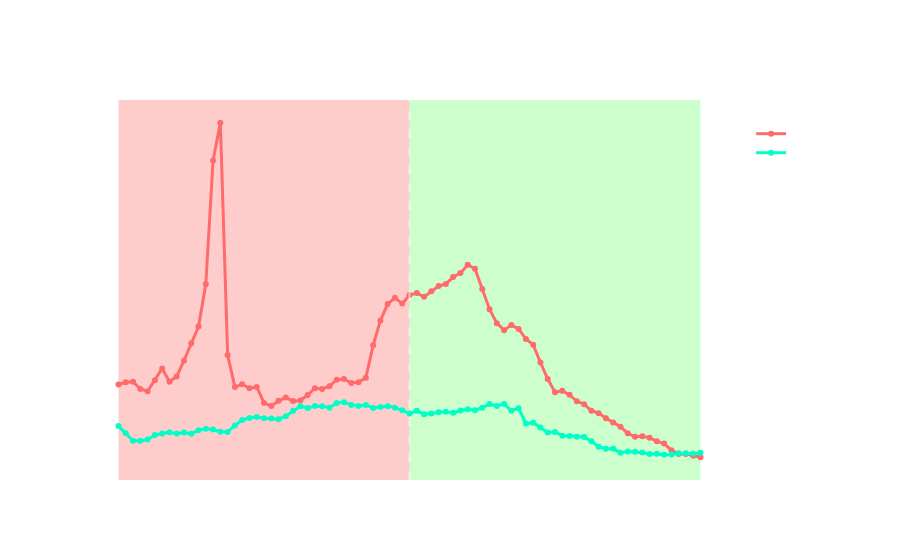

Source (notebook cell):
### Code cell
fig = go.Figure()


colors = ['#FF6B6B',    # Bright Coral
          '#00FFC6',    # Bright Turquoise
          '#BB86FC',    # Bright Purple
          '#FFDE03'] 

for i, user in enumerate(libra_insiders):
    print(f"Fetching engagement data for {user}...")
    try:
        df_engagement = fetch_user_engagement(user)
        # Get only before and after the split date
        #df_engagement['timestamp'] = pd.to_datetime(df_engagement['timestamp'])
        df_engagement = df_engagement[(df_engagement['timestamp'] >= split_date - pd.Timedelta(days=days_before_after)) &
                                      (df_engagement['timestamp'] <= split_date + pd.Timedelta(days=days_before_after))]
        #df_engagement = normalize_engagement(df_engagement)
        
        fig.add_trace(
            go.Scatter(
                x=df_engagement['timestamp'],
                y=df_engagement['engagement'],
                mode='lines+markers',
                name=user,
                line=dict(width=3, color=colors[i % len(colors)]),
                marker=dict(size=6, symbol='circle')
            )
        )
        engagement_before, engagement_after = calculate_medians(fig.data, split_date)
        print(f"User: {user}")
        print(f"Median engagement before {split_date}: {engagement_before}")
        print(f"Median engagement after {split_date}: {engagement_after}")

    except requests.exceptions.HTTPError as e:
        print(f"Error fetching data for {user}: {e}")
    except Exception as e:
        print(f"An unexpected error occurred: {e}")

fig.update_layout(

    xaxis_title='Date',
    yaxis_title='Normalized Engagement',
    legend_title='Users',
    template='plotly_dark',
    plot_bgcolor='rgba(0,0,0,0)',    # Transparent background
    paper_bgcolor='rgba(0,0,0,0)',   # Transparent paper
    font=dict(
        family="Helvetica",
        color='white'
    ),
    showlegend=True,
    legend=dict(
        bgcolor='rgba(0,0,0,0)',     # Transparent legend
        bordercolor='rgba(255,255,255,0.3)',
        borderwidth=1,
        x=1.02,
        y=1,
        orientation='v'
    ),
    margin=dict(l=80, r=80, t=100, b=80)
)

fig.update_xaxes(
    tickformat='%Y-%m-%d',
    dtick='M1',
    ticklabelmode='period',
    gridcolor='rgba(255,255,255,0.1)',
    gridwidth=0.5,
    showline=True,
    linewidth=1,
    linecolor='rgba(255,255,255,0.3)'
)

fig.update_yaxes(
    title_standoff=20,
    tickformat='.2f',
    gridcolor='rgba(255,255,255,0.1)',
    gridwidth=0.5,
    showline=True,
    linewidth=1,
    linecolor='rgba(255,255,255,0.3)',
    zeroline=True,
    zerolinewidth=1,
    zerolinecolor='rgba(255,255,255,0.2)'
)

fig.update_layout(
    # ...existing layout configuration...
    shapes=[
        # Vertical line at split date
        dict(
            type='line',
            x0=split_date,
            x1=split_date,
            y0=0,
            y1=1,
            yref='paper',
            line=dict(
                color='rgba(255, 255, 255, 0.5)',
                width=2,
                dash='dash'
            )
        ),
        # Rectangle for before split date
        dict(
            type='rect',
            x0=fig.data[0].x.min(),  # Start of data
            x1=split_date,
            y0=0,
            y1=1,
            yref='paper',
            fillcolor='rgba(255, 0, 0, 0.2)',
            line_width=0,
            layer='below'
        ),
        # Rectangle for after split date
        dict(
            type='rect',
            x0=split_date,
            x1=fig.data[0].x.max(),  # End of data
            y0=0,
            y1=1,
            yref='paper',
            fillcolor='rgba(0, 255, 0, 0.2)',
            line_width=0,
            layer='below'
        )
    ],
    
)

# Add annotation for the split date
fig.add_annotation(
    x=split_date,
    y=1.05,
    yref='paper',
    text='$LIBRA Launch',
    showarrow=True,
    arrowhead=2,
    arrowsize=1,
    arrowwidth=2,
    arrowcolor='rgba(255, 255, 255, 0.5)'
)


fig.update_traces(
    hovertemplate='<b>%{x}</b><br>Engagement: %{y:.3f}<extra></extra>'
)

fig.show()

### Figure 1 — Plotly figure (JSON) as saved in the notebook; plotly's stock layout.template omitted (floating-point values rounded to 4 significant figures)
{"data": [{"hovertemplate": "<b>%{x}</b><br>Engagement: %{y:.3f}<extra></extra>", "line": {"color": "#FF6B6B", "width": 3}, "marker": {"size": 6, "symbol": "circle"}, "mode": "lines+markers", "name": "@gianinaskarlett", "type": "scatter", "x": ["2025-01-05T00:00:00", "2025-01-06T00:00:00", "2025-01-07T00:00:00", "2025-01-08T00:00:00", "2025-01-09T00:00:00", "2025-01-10T00:00:00", "2025-01-11T00:00:00", "2025-01-12T00:00:00", "2025-01-13T00:00:00", "2025-01-14T00:00:00", "2025-01-15T00:00:00", "2025-01-16T00:00:00", "2025-01-17T00:00:00", "2025-01-18T00:00:00", "2025-01-19T00:00:00", "2025-01-20T00:00:00", "2025-01-21T00:00:00", "2025-01-22T00:00:00", "2025-01-23T00:00:00", "2025-01-24T00:00:00", "2025-01-25T00:00:00", "2025-01-26T00:00:00", "2025-01-27T00:00:00", "2025-01-28T00:00:00", "2025-01-29T00:00:00", "2025-01-30T00:00:00", "2025-01-31T00:00:00", "2025-02-01T00:00:00", "2025-02-02T00:00:00", "2025-02-03T00:00:00", "2025-02-04T00:00:00", "2025-02-05T00:00:00", "2025-02-06T00:00:00", "2025-02-07T00:00:00", "2025-02-08T00:00:00", "2025-02-09T00:00:00", "2025-02-10T00:00:00", "2025-02-11T00:00:00", "2025-02-12T00:00:00", "2025-02-13T00:00:00", "2025-02-14T00:00:00", "2025-02-15T00:00:00", "2025-02-16T00:00:00", "2025-02-17T00:00:00", "2025-02-18T00:00:00", "2025-02-19T00:00:00", "2025-02-20T00:00:00", "2025-02-21T00:00:00", "2025-02-22T00:00:00", "2025-02-23T00:00:00", "2025-02-24T00:00:00", "2025-02-25T00:00:00", "2025-02-26T00:00:00", "2025-02-27T00:00:00", "2025-02-28T00:00:00", "2025-03-01T00:00:00", "2025-03-02T00:00:00", "2025-03-03T00:00:00", "2025-03-04T00:00:00", "2025-03-05T00:00:00", "2025-03-06T00:00:00", "2025-03-07T00:00:00", "2025-03-08T00:00:00", "2025-03-09T00:00:00", "2025-03-10T00:00:00", "2025-03-11T00:00:00", "2025-03-12T00:00:00", "2025-03-13T00:00:00", "2025-03-14T00:00:00", "2025-03-15T00:00:00", "2025-03-16T00:00:00", "2025-03-17T00:00:00", "2025-03-18T00:00:00", "2025-03-19T00:00:00", "2025-03-20T00:00:00", "2025-03-21T00:00:00", "2025-03-22T00:00:00", "2025-03-23T00:00:00", "2025-03-24T00:00:00", "2025-03-25T00:00:00", "2025-03-26T00:00:00"], "y": [117.5, 119.7, 120.2, 113.2, 111.0, 121.5, 133.0, 120.1, 125.3, 140.5, 157.3, 173.5, 214.3, 333.8, 370.2, 146.0, 115.2, 117.7, 113.9, 115.1, 99.65, 96.61, 101.8, 104.8, 101.4, 102.1, 107.3, 113.9, 113.2, 115.9, 122.1, 122.8, 118.9, 119.7, 124.1, 155.3, 179.2, 195.3, 201.1, 195.6, 203.8, 205.8, 202.1, 207.5, 212.6, 214.5, 221.2, 225.0, 233.1, 229.2, 209.7, 190.2, 176.7, 170.0, 174.9, 171.2, 161.4, 155.9, 138.7, 122.9, 110.0, 111.4, 107.5, 101.3, 98.44, 92.23, 89.82, 84.83, 80.89, 76.65, 70.44, 67.08, 67.57, 66.15, 62.6, 60.46, 54.11, 50.41, 50.48, 48.6, 47.24]}, {"hovertemplate": "<b>%{x}</b><br>Engagement: %{y:.3f}<extra></extra>", "line": {"color": "#00FFC6", "width": 3}, "marker": {"size": 6, "symbol": "circle"}, "mode": "lines+markers", "name": "@SolJakey", "type": "scatter", "x": ["2025-01-05T00:00:00", "2025-01-06T00:00:00", "2025-01-07T00:00:00", "2025-01-08T00:00:00", "2025-01-09T00:00:00", "2025-01-10T00:00:00", "2025-01-11T00:00:00", "2025-01-12T00:00:00", "2025-01-13T00:00:00", "2025-01-14T00:00:00", "2025-01-15T00:00:00", "2025-01-16T00:00:00", "2025-01-17T00:00:00", "2025-01-18T00:00:00", "2025-01-19T00:00:00", "2025-01-20T00:00:00", "2025-01-21T00:00:00", "2025-01-22T00:00:00", "2025-01-23T00:00:00", "2025-01-24T00:00:00", "2025-01-25T00:00:00", "2025-01-26T00:00:00", "2025-01-27T00:00:00", "2025-01-28T00:00:00", "2025-01-29T00:00:00", "2025-01-30T00:00:00", "2025-01-31T00:00:00", "2025-02-01T00:00:00", "2025-02-02T00:00:00", "2025-02-03T00:00:00", "2025-02-04T00:00:00", "2025-02-05T00:00:00", "2025-02-06T00:00:00", "2025-02-07T00:00:00", "2025-02-08T00:00:00", "2025-02-09T00:00:00", "2025-02-10T00:00:00", "2025-02-11T00:00:00", "2025-02-12T00:00:00", "2025-02-13T00:00:00", "2025-02-14T00:00:00", "2025-02-15T00:00:00", "2025-02-16T00:00:00", "2025-02-17T00:00:00", "2025-02-18T00:00:00", "2025-02-19T00:00:00", "2025-02-20T00:00:00", "2025-02-21T00:00:00", "2025-02-22T00:00:00", "2025-02-23T00:00:00", "2025-02-24T00:00:00", "2025-02-25T00:00:00", "2025-02-26T00:00:00", "2025-02-27T00:00:00", "2025-02-28T00:00:00", "2025-03-01T00:00:00", "2025-03-02T00:00:00", "2025-03-03T00:00:00", "2025-03-04T00:00:00", "2025-03-05T00:00:00", "2025-03-06T00:00:00", "2025-03-07T00:00:00", "2025-03-08T00:00:00", "2025-03-09T00:00:00", "2025-03-10T00:00:00", "2025-03-11T00:00:00", "2025-03-12T00:00:00", "2025-03-13T00:00:00", "2025-03-14T00:00:00", "2025-03-15T00:00:00", "2025-03-16T00:00:00", "2025-03-17T00:00:00", "2025-03-18T00:00:00", "2025-03-19T00:00:00", "2025-03-20T00:00:00", "2025-03-21T00:00:00", "2025-03-22T00:00:00", "2025-03-23T00:00:00", "2025-03-24T00:00:00", "2025-03-25T00:00:00", "2025-03-26T00:00:00"], "y": [77.31, 70.42, 63.14, 63.13, 64.31, 68.67, 70.26, 71.32, 70.06, 71.17, 70.04, 73.27, 74.74, 73.95, 71.92, 71.59, 77.96, 83.24, 85.1, 86.14, 84.85, 84.62, 84.01, 86.85, 92.05, 96.52, 94.9, 96.74, 96.58, 95.07, 99.62, 100.4, 97.81, 96.75, 97.73, 94.82, 95.85, 96.59, 95.13, 92.63, 89.49, 92.03, 88.86, 89.38, 90.79, 91.24, 90.11, 92.39, 93.54, 92.73, 95.14, 98.58, 96.79, 98.75, 92.19, 94.62, 79.8, 80.64, 75.99, 71.24, 71.7, 67.9, 67.75, 67.15, 66.76, 62.75, 57.38, 55.51, 55.36, 51.65, 52.73, 52.65, 51.73, 50.36, 50.7, 49.54, 49.96, 51.09, 51.07, 50.66, 51.58]}], "layout": {"annotations": [{"arrowcolor": "rgba(255, 255, 255, 0.5)", "arrowhead": 2, "arrowsize": 1, "arrowwidth": 2, "showarrow": true, "text": "$LIBRA Launch", "x": "2025-02-14T00:00:00", "y": 1.05, "yref": "paper"}], "font": {"color": "white", "family": "Helvetica"}, "legend": {"bgcolor": "rgba(0,0,0,0)", "bordercolor": "rgba(255,255,255,0.3)", "borderwidth": 1, "orientation": "v", "title": {"text": "Users"}, "x": 1.02, "y": 1}, "margin": {"b": 80, "l": 80, "r": 80, "t": 100}, "paper_bgcolor": "rgba(0,0,0,0)", "plot_bgcolor": "rgba(0,0,0,0)", "shapes": [{"line": {"color": "rgba(255, 255, 255, 0.5)", "dash": "dash", "width": 2}, "type": "line", "x0": "2025-02-14T00:00:00", "x1": "2025-02-14T00:00:00", "y0": 0, "y1": 1, "yref": "paper"}, {"fillcolor": "rgba(255, 0, 0, 0.2)", "layer": "below", "line": {"width": 0}, "type": "rect", "x0": "2025-01-05T00:00:00", "x1": "2025-02-14T00:00:00", "y0": 0, "y1": 1, "yref": "paper"}, {"fillcolor": "rgba(0, 255, 0, 0.2)", "layer": "below", "line": {"width": 0}, "type": "rect", "x0": "2025-02-14T00:00:00", "x1": "2025-03-26T00:00:00", "y0": 0, "y1": 1, "yref": "paper"}], "showlegend": true, "xaxis": {"dtick": "M1", "gridcolor": "rgba(255,255,255,0.1)", "gridwidth": 0.5, "linecolor": "rgba(255,255,255,0.3)", "linewidth": 1, "showline": true, "tickformat": "%Y-%m-%d", "ticklabelmode": "period", "title": {"text": "Date"}}, "yaxis": {"gridcolor": "rgba(255,255,255,0.1)", "gridwidth": 0.5, "linecolor": "rgba(255,255,255,0.3)", "linewidth": 1, "showline": true, "tickformat": ".2f", "title": {"standoff": 20, "text": "Normalized Engagement"}, "zeroline": true, "zerolinecolor": "rgba(255,255,255,0.2)", "zerolinewidth": 1}}}
